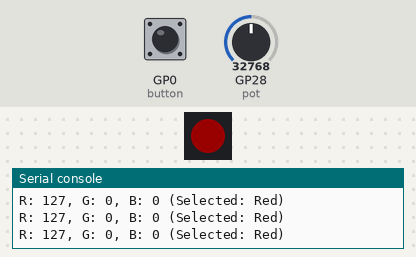
Recording of a program running on a simulated Raspberry Pi Pico running CircuitPython. On the bench: 1 RGB LEDs in strip order, left to right, the last lines printed to the serial console. The test bench sets the inputs (shaded band); at power-on: GP0 (button) HIGH, GP28 (pot) = 32768 (analog values on the 0–65535 scale). Dim RGB values are drawn brighter than linear.

Above: at 1.2 s.
1.3 s: GP0 (button) pulled LOW for 0.15 s
At 2.2 s:
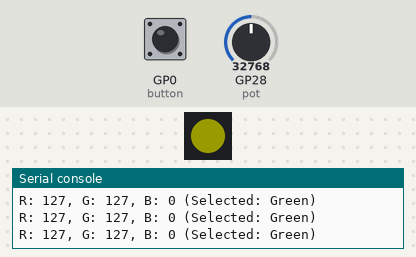
3.0 s: GP28 (pot) set to 64864
At 4.2 s:
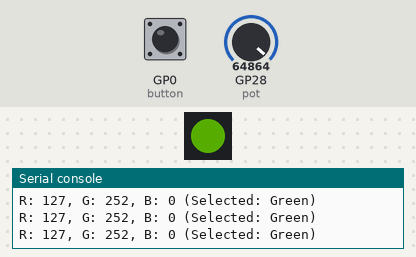
4.5 s: GP28 (pot) set to 65535
At 5.5 s:
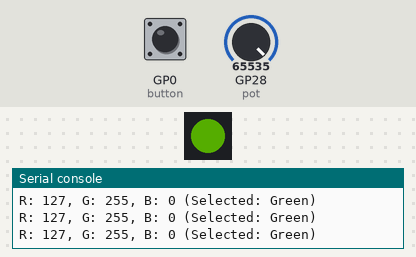
6.0 s: GP0 (button) pulled LOW for 1 s
At 7.6 s:
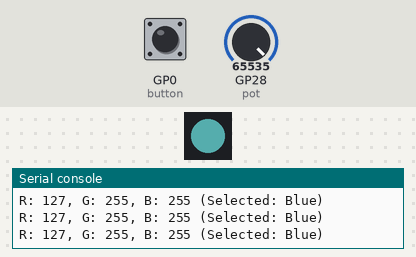
8.5 s: GP0 (button) pulled LOW for 0.15 s
At 9.9 s:
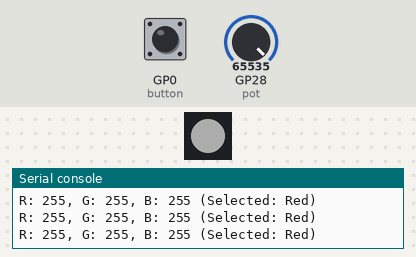
10.2 s: GP28 (pot) set to 57670
At 10.9 s:
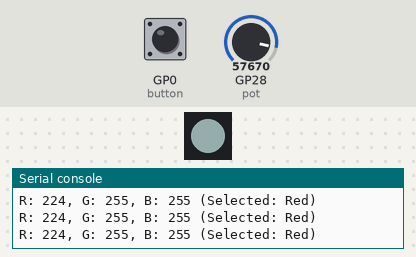
Timing chart, 0 to 12.7 s (numbered marks = the images above; inputs shaded):
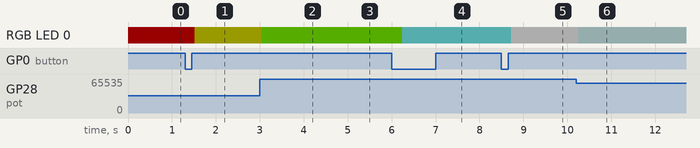

The program:

3.neopixelRGBLED.py
```python
import board
import time
import digitalio
from analogio import AnalogIn
import neopixel

pot = AnalogIn(board.GP28)

button = digitalio.DigitalInOut(board.GP0)
button.direction = digitalio.Direction.INPUT
button.pull = digitalio.Pull.UP

pixel_pin = board.GP14
num_pixels = 1
pixels = neopixel.NeoPixel(pixel_pin, num_pixels, brightness=0.2)

color_select = 0
color_names = ['Red', 'Green', 'Blue']
color = [0, 0, 0]

last_button = True

while True:
    current_button = button.value
    if not current_button and last_button:
        color_select = (color_select + 1) % 3
        print(f"Selected: {color_names[color_select]}")
        time.sleep(0.2)
    last_button = current_button

    pot_value = int((pot.value * 255) / 65535)
    color[color_select] = pot_value

    pixels.fill(tuple(color))

    print(f"R: {color[0]}, G: {color[1]}, B: {color[2]} (Selected: {color_names[color_select]})")
    time.sleep(0.05)
```

Measured:
- after the input at 1.3 s, RGB LED 0: RGB(25, 0, 0) → RGB(25, 25, 0) after 0.22 s
- after the input at 3.0 s, RGB LED 0: RGB(25, 25, 0) → RGB(25, 50, 0) at once
- after the input at 4.5 s, RGB LED 0: RGB(25, 50, 0) → RGB(25, 51, 0) at once
- after the input at 6.0 s, RGB LED 0: RGB(25, 51, 0) → RGB(25, 51, 51) after 0.24 s
- after the input at 8.5 s, RGB LED 0: RGB(25, 51, 51) → RGB(51, 51, 51) after 0.22 s
- after the input at 10.2 s, RGB LED 0: RGB(51, 51, 51) → RGB(44, 51, 51) after 0.05 s
